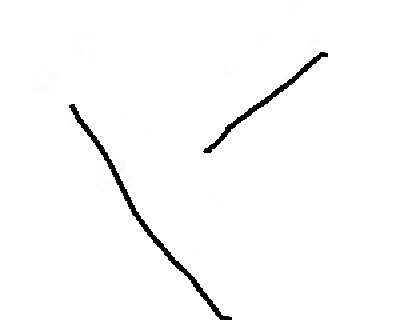
#> input picture Hough/lines.jpg, 400 x 320 px
$ python HoughtLineDetection.py
#> lines starting #> are read from the running program, lines starting #| are printed output that depends on the picture; after the words box and inside, x2 and y2 are one past the last pixel; in counts of white or black regions, pixels touching at a corner belong together
import cv2
import numpy as np
import matplotlib.pyplot as plt
import math
from scipy.interpolate import interp1d
import matplotlib.pyplot as plt
import itertools
from collections import Counter

# y = mx + b
# r = x.cos(theta) + y.sin(theta)
# point to present => (r, theta)
# where {\displaystyle r} r is the distance from the origin to the closest
# point on the straight line, and theta is the angle between the x axis and
# the line connecting the origin with that closest point.

# calculating theta
# Get distance between two points:
# LENGTH = sqrt[(X1 - X2)^2 + (Y1 - Y2)^2]
# Then get angle: ANGLE = cos^-1[(X2-X1)/LENGTH]
# If Y1 > Y2 then
# ANGLE = 2PI - ANGLE
# where 2PI is 360 degrees
# D = |cos(theta)(x1-x0) + sin(theta)(y1-y0)|

def set_key(dictionary, key, value):
	if key not in dictionary:
		dictionary[key] = value
	elif type(dictionary[key]) == list:
		dictionary[key].append(value)
	else:
		dictionary[key] = [dictionary[key], value]

img = cv2.imread("lines.jpg", cv2.IMREAD_GRAYSCALE)
#> img is the input picture: shape (320, 400); min 0, max 255, mean 250.5
img = cv2.threshold(img, 127, 255, cv2.THRESH_BINARY)[1]
#> img: shape (320, 400); 98.2% white; 2 black regions, box (x1, y1, x2, y2) and area: (69, 104, 232, 320) 1425, (203, 52, 328, 153) 830
image = (img>0).astype(np.int8)

cv2.imshow("original image", img)
cv2.waitKey(0)

height, width = image.shape
#> height = 320; width = 400
center = [int(width/2), int(height/2)]
#> center = [200, 160]

valuesX = []
valuesY = []
degrees = []
pair = []
all_rhos = []

x = 0; # coordinates of original
rowCount = 0; m = 0; b = 0;
thetas = list(range(360))

# calculating angel and distance from origin to the current pixel
for row in img:
	colCount = 0
	y = 0
	for col in row:
		if (rowCount < width and colCount < height):
			if (col == 0):
				rhos = []
				for theta in thetas:
					rho = round(abs(math.cos(np.deg2rad(theta)) * y + math.sin(np.deg2rad(theta)) * x))
					rhos.append(rho)

				all_rhos.append(rhos)
			y += 1
		colCount += 1
	rowCount += 1
	x += 1
#> after the loop, all_rhos = 2216 items; rowCount = 320; x = 320

all_rhos = np.array(all_rhos)
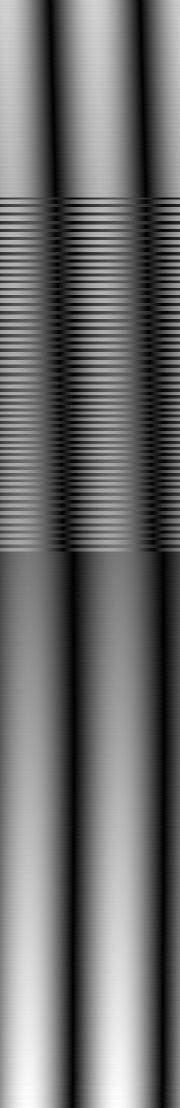
#> all_rhos: shape (2216, 360) int64 (shown at 1/2 size); min 0, max 394, mean 170.7; drawn with min black and max white

# Calculate the most the common points passing same line
max_repeated = 0
max_theta = 0
max_rho = 0
counter = 0
for i in thetas:
	co = Counter(all_rhos[:,i])
	rho = co.most_common(1)[0][0]
	repeated = co.most_common(1)[0][1]
	if repeated > max_repeated:
		max_theta = i
		max_rho = rho
		max_repeated = repeated

		if max_theta != 0:
			fig = plt.figure()
			ax = plt.axes()
			y0 = int(round(abs((np.cos(np.deg2rad(max_theta)) * 0 - max_rho)/ np.sin(np.deg2rad(max_theta)))))
			y1 = int(round(abs((np.cos(np.deg2rad(max_theta)) * width - max_rho)/ np.sin(np.deg2rad(max_theta)))))
			cv2.line(img, (0, y0), (width, y1), (1,0,0), 2)
			name = "image" + str(counter) + ".jpg"
			cv2.imwrite(name, img)
			counter += 1
#> this loop made 360 passes
#> (rho, repeated, max_rho, max_repeated, y0, y1) on passes 2, 3, 4, 13, 17, 23, 25, 27, 28, 30, 33, 34: (217, 18, 217, 18, 12434, 10482), (229, 21, 229, 21, 6562, 4893), (231, 22, 231, 22, 4414, 3219), (248, 23, 248, 23, 1193, 689), (253, 25, 253, 25, 918, 477), (258, 26, 258, 26, 689, 301), (259, 27, 259, 27, 637, 262), (261, 29, 261, 29, 595, 225), (260, 32, 260, 32, 573, 212), (260, 34, 260, 34, 536, 185), (259, 36, 259, 36, 489, 151), (260, 39, 260, 39, 477, 139)
#> (rho, repeated, max_rho, max_repeated) on pass 1: (215, 17, 215, 17)
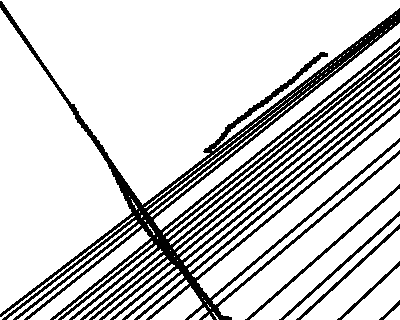
#> img: shape (320, 400); min 0, max 255, mean 206.9
#> after the loop, counter = 28; max_repeated = 250; max_rho = 1; max_theta = 146; name = 'image27.jpg'; y0 = 2; y1 = 595

print("Maximum number of rhos: " + str(max_rho))
#| Maximum number of rhos: 1
print("Maximum Theta is: " + str(max_theta))
#| Maximum Theta is: 146

fig = plt.figure()
ax = plt.axes()
y0 = int(round(abs((np.cos(np.deg2rad(max_theta)) * 0 - max_rho)/ np.sin(np.deg2rad(max_theta)))))
y1 = int(round(abs((np.cos(np.deg2rad(max_theta)) * width - max_rho)/ np.sin(np.deg2rad(max_theta)))))
print("Coordinate of Y0: "+ str(y0))
#| Coordinate of Y0: 2
print("Coordinate of Y1: "+ str(y1))
#| Coordinate of Y1: 595
color=(255,0,0)
thickness = 2
cv2.line(img, (0,y0), (width, y1), color, thickness)
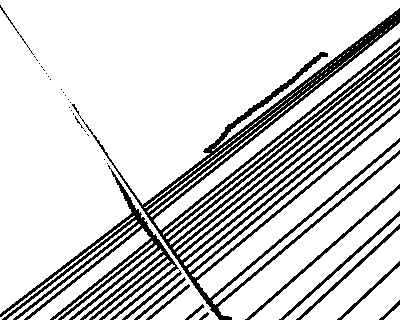
#> img: shape (320, 400); 1% of pixels changed, all inside (x1, y1, x2, y2) = (0, 1, 217, 320)
cv2.imshow("line with the most pixels include", img)
cv2.waitKey(0)

$ run again, with Hough/line.jpg copied over Hough/lines.jpg
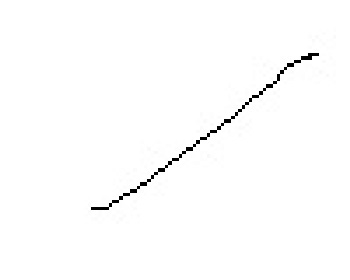
#> input picture Hough/line.jpg, 350 x 280 px
#> img is the input picture: shape (280, 350); min 0, max 255, mean 252.8
#> image: shape (280, 350) int8; values 0 (black) and 1 (white), 99.2% white; 1 black region, box (x1, y1, x2, y2) and area: (91, 53, 319, 210) 813
#> after the loop `for row in img:`: all_rhos = 662 items; rowCount = 280
#> the loop `for i in thetas:` made 360 passes
#> (rho, repeated, max_rho, max_repeated, y0, y1) on passes 8, 9, 19, 27, 32, 35, 37, 38: (284, 8, 284, 8, 2330, 520), (285, 10, 285, 10, 2048, 443), (288, 11, 288, 11, 932, 145), (206, 12, 206, 12, 470, 248), (277, 13, 277, 13, 538, 45), (259, 14, 259, 14, 463, 56), (259, 17, 259, 17, 441, 41), (258, 20, 258, 20, 429, 36)
#> after the loop `for i in thetas:`:
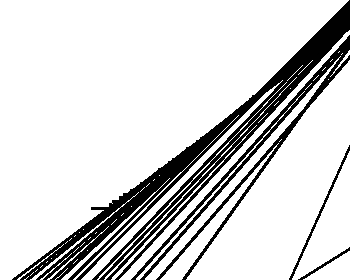
#> img: shape (280, 350); min 0, max 255, mean 214
#> after the loop `for i in thetas:`: counter = 21; max_repeated = 143; max_rho = 232; max_theta = 53; name = 'image20.jpg'; y0 = 290; y1 = 27
#| Maximum number of rhos: 232
#| Maximum Theta is: 53
#| Coordinate of Y0: 290
#| Coordinate of Y1: 27
#> `cv2.line(img, (0,y0), (width, y1), color, thickness)`:
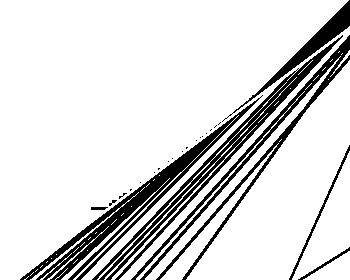
#> img: shape (280, 350); 1.25% of pixels changed, all inside (x1, y1, x2, y2) = (12, 26, 350, 280)
